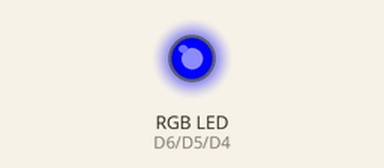
Simulated run of this sketch. Board: Arduino MKR. On the bench: an RGB LED mixed from three pins (HIGH = lit).

Above: at 0.1 s.
Timing chart, 0 to 1.6 s (numbered marks = the images above):
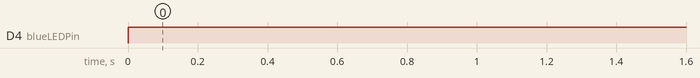

Measured:
- by itself, D4 (blueLEDPin): LOW → HIGH at 0.00 s

The sketch:

RGBtest.ino
```cpp
const int blueLEDPin = 4;    // LED connected to digital pin 11
const int greenLEDPin = 5;    // LED connected to digital pin 9
const int redLEDPin = 6;     // LED connected to digital pin 10

void setup() {
  // put your setup code here, to run once:
  pinMode(greenLEDPin, OUTPUT);
  pinMode(redLEDPin, OUTPUT);
  pinMode(blueLEDPin, OUTPUT);
}

void loop() {
  setColor(0,0,255);

}

void setColor(int redValue, int greenValue, int blueValue) {
  analogWrite(redLEDPin, redValue);
  analogWrite(greenLEDPin, greenValue);
  analogWrite(blueLEDPin, blueValue);
}
```
